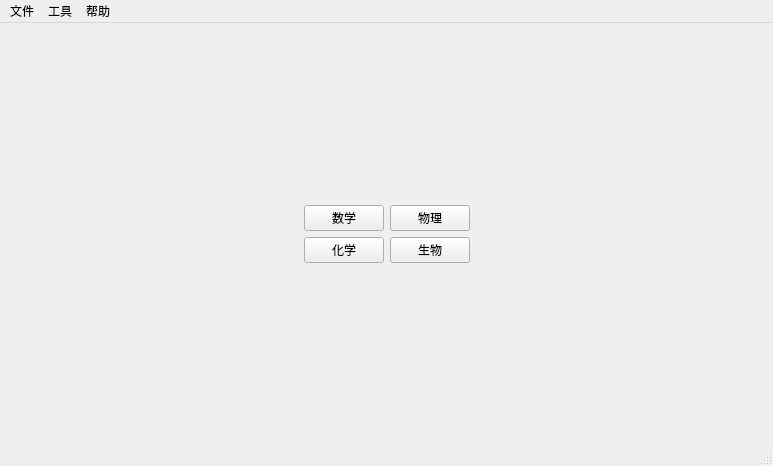
<?xml version="1.0" encoding="UTF-8"?>
<ui version="4.0">
 <class>MainWindow</class>
 <widget class="QMainWindow" name="MainWindow">
  <property name="geometry">
   <rect>
    <x>0</x>
    <y>0</y>
    <width>773</width>
    <height>466</height>
   </rect>
  </property>
  <property name="windowTitle">
   <string>学习助手</string>
  </property>
  <widget class="QWidget" name="centralwidget">
   <layout class="QHBoxLayout" name="horizontalLayout_3">
    <item>
     <spacer name="horizontalSpacer">
      <property name="orientation">
       <enum>Qt::Horizontal</enum>
      </property>
      <property name="sizeHint" stdset="0">
       <size>
        <width>289</width>
        <height>20</height>
       </size>
      </property>
     </spacer>
    </item>
    <item>
     <layout class="QVBoxLayout" name="verticalLayout">
      <item>
       <spacer name="verticalSpacer">
        <property name="orientation">
         <enum>Qt::Vertical</enum>
        </property>
        <property name="sizeHint" stdset="0">
         <size>
          <width>20</width>
          <height>40</height>
         </size>
        </property>
       </spacer>
      </item>
      <item>
       <layout class="QHBoxLayout" name="horizontalLayout">
        <item>
         <widget class="QPushButton" name="pushButtonMath">
          <property name="text">
           <string>数学</string>
          </property>
         </widget>
        </item>
        <item>
         <widget class="QPushButton" name="pushButtonPhysics">
          <property name="text">
           <string>物理</string>
          </property>
         </widget>
        </item>
       </layout>
      </item>
      <item>
       <layout class="QHBoxLayout" name="horizontalLayout_2">
        <item>
         <widget class="QPushButton" name="pushButtonChem">
          <property name="text">
           <string>化学</string>
          </property>
         </widget>
        </item>
        <item>
         <widget class="QPushButton" name="pushButtonBio">
          <property name="text">
           <string>生物</string>
          </property>
         </widget>
        </item>
       </layout>
      </item>
      <item>
       <spacer name="verticalSpacer_2">
        <property name="orientation">
         <enum>Qt::Vertical</enum>
        </property>
        <property name="sizeHint" stdset="0">
         <size>
          <width>20</width>
          <height>40</height>
         </size>
        </property>
       </spacer>
      </item>
     </layout>
    </item>
    <item>
     <spacer name="horizontalSpacer_2">
      <property name="orientation">
       <enum>Qt::Horizontal</enum>
      </property>
      <property name="sizeHint" stdset="0">
       <size>
        <width>288</width>
        <height>20</height>
       </size>
      </property>
     </spacer>
    </item>
   </layout>
  </widget>
  <widget class="QMenuBar" name="menubar">
   <property name="geometry">
    <rect>
     <x>0</x>
     <y>0</y>
     <width>773</width>
     <height>22</height>
    </rect>
   </property>
   <widget class="QMenu" name="menuFile">
    <property name="title">
     <string>文件</string>
    </property>
    <addaction name="actionOpen"/>
    <addaction name="actionSave"/>
    <addaction name="actionProcess_Mistakes"/>
    <addaction name="actionExport_Docx"/>
    <addaction name="actionPraErr"/>
    <addaction name="actionExport_Mistakes"/>
    <addaction name="separator"/>
    <addaction name="actionSettings"/>
    <addaction name="separator"/>
    <addaction name="actionExit"/>
   </widget>
   <widget class="QMenu" name="menuHelp">
    <property name="title">
     <string>帮助</string>
    </property>
    <addaction name="actionContact_Us"/>
    <addaction name="actionCheck_Updates"/>
    <addaction name="actionAbout"/>
   </widget>
   <widget class="QMenu" name="menuTools">
    <property name="title">
     <string>工具</string>
    </property>
    <addaction name="actionCut_Paper"/>
    <addaction name="actionChat_with_AI"/>
    <addaction name="actionCorrect_composition"/>
   </widget>
   <addaction name="menuFile"/>
   <addaction name="menuTools"/>
   <addaction name="menuHelp"/>
  </widget>
  <widget class="QStatusBar" name="statusbar"/>
  <action name="actionOpen">
   <property name="text">
    <string>打开</string>
   </property>
   <property name="shortcut">
    <string>Ctrl+O</string>
   </property>
  </action>
  <action name="actionSave">
   <property name="text">
    <string>保存</string>
   </property>
   <property name="shortcut">
    <string>Ctrl+S</string>
   </property>
  </action>
  <action name="actionAbout">
   <property name="text">
    <string>关于</string>
   </property>
  </action>
  <action name="actionSettings">
   <property name="text">
    <string>设置</string>
   </property>
  </action>
  <action name="actionCheck_Updates">
   <property name="text">
    <string>检查更新</string>
   </property>
  </action>
  <action name="actionExit">
   <property name="text">
    <string>退出</string>
   </property>
  </action>
  <action name="actionCut_Paper">
   <property name="text">
    <string>拆分试卷</string>
   </property>
  </action>
  <action name="actionProcess_Mistakes">
   <property name="text">
    <string>处理错题</string>
   </property>
  </action>
  <action name="actionPraErr">
   <property name="text">
    <string>重练错题</string>
   </property>
  </action>
  <action name="actionExport_Mistakes">
   <property name="text">
    <string>导出错题</string>
   </property>
  </action>
  <action name="actionContact_Us">
   <property name="text">
    <string>联系我们</string>
   </property>
  </action>
  <action name="actionExport_Docx">
   <property name="text">
    <string>生成打印件</string>
   </property>
  </action>
  <action name="actionChat_with_AI">
   <property name="text">
    <string>与AI交流</string>
   </property>
  </action>
  <action name="actionCorrect_composition">
   <property name="text">
    <string>批改英语作文</string>
   </property>
  </action>
 </widget>
 <resources/>
 <connections>
  <connection>
   <sender>actionExit</sender>
   <signal>triggered()</signal>
   <receiver>MainWindow</receiver>
   <slot>close()</slot>
   <hints>
    <hint type="sourcelabel">
     <x>-1</x>
     <y>-1</y>
    </hint>
    <hint type="destinationlabel">
     <x>386</x>
     <y>232</y>
    </hint>
   </hints>
  </connection>
 </connections>
</ui>
